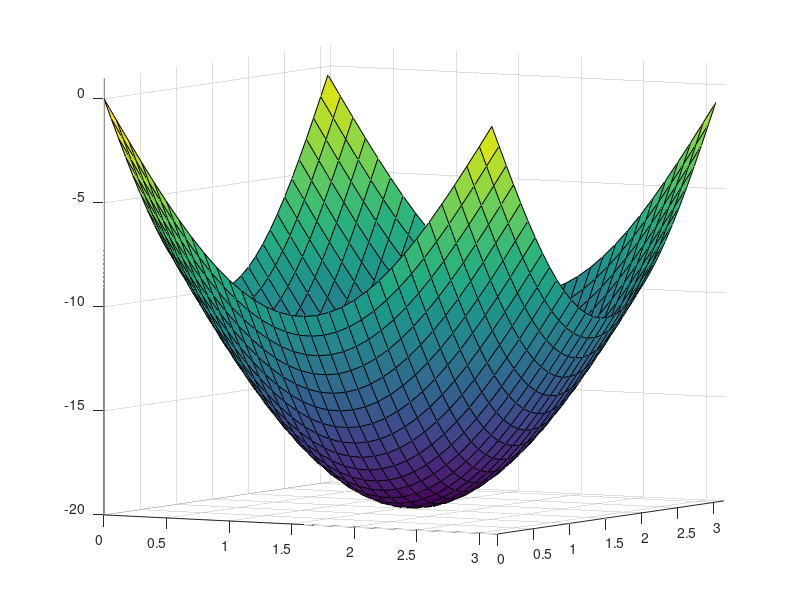

Write the MATLAB code that produced this figure.
function surf_anim
%Movie 2.3 Surface plot animation
t = 0:0.1:pi;
[X, Y] = meshgrid(t); 
s = 0.2;
for kk = [0:-s:-10  -10+s:s:0-s  0-s:-s:-10]
    surf(X,Y,kk *(sin(X) + sin(Y)));
    axis([0,pi,0,pi,-20,1]);
    drawnow; 
end
for kk = -37.5:30
    view(kk,30);
    drawnow; 
end
for kk = 30:-1:5
    view(30,kk);
    drawnow; 
end
